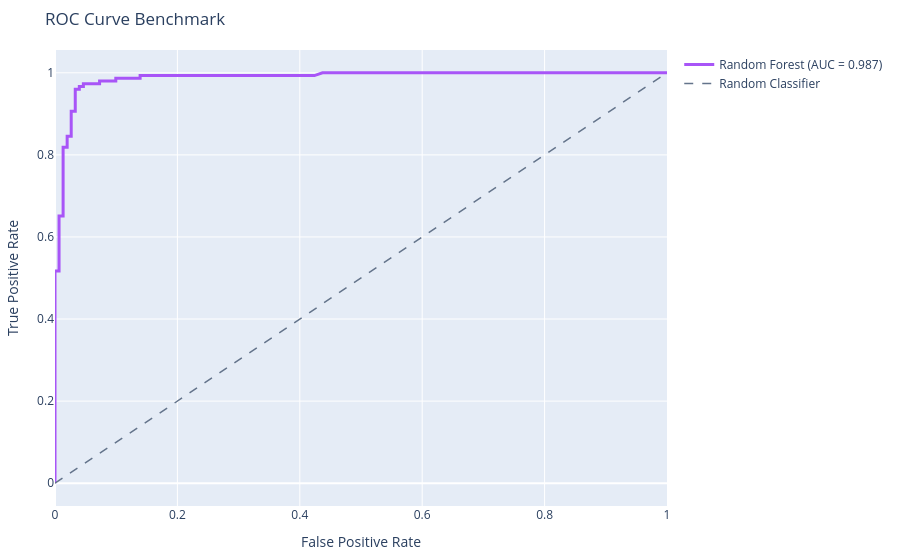

The cell this chart's notebook holds for it:
### Markdown cell above
## ROC Curve Benchmarking

We plot the Receiver Operating Characteristic (ROC) curve to measure model discrimination power.

### Code cell
fpr, tpr, _ = roc_curve(y_test, y_probs)
roc_auc = auc(fpr, tpr)

# Plot ROC using Plotly
import plotly.graph_objects as go

fig = go.Figure()
fig.add_trace(go.Scatter(
    x=fpr, 
    y=tpr, 
    mode='lines', 
    name=f'Random Forest (AUC = {roc_auc:.3f})',
    line=dict(color='#A855F7', width=3)
))
fig.add_trace(go.Scatter(
    x=[0, 1], 
    y=[0, 1], 
    mode='lines', 
    name='Random Classifier',
    line=dict(color='#64748B', width=1.5, dash='dash')
))
fig.update_layout(
    title=dict(text="ROC Curve Benchmark"),
    xaxis=dict(title=dict(text="False Positive Rate")),
    yaxis=dict(title=dict(text="True Positive Rate")),
    margin=dict(l=40, r=40, t=50, b=40)
)
fig.show()

### Figure 1 — Plotly figure (JSON) as saved in the notebook; plotly's stock layout.template omitted (floating-point values rounded to 4 significant figures)
{"data": [{"line": {"color": "#A855F7", "width": 3}, "mode": "lines", "name": "Random Forest (AUC = 0.987)", "x": [0.0, 0.0, 0.0, 0.0, 0.0, 0.0, 0.0, 0.0, 0.0, 0.0, 0.0, 0.0, 0.0, 0.0, 0.0, 0.0, 0.0, 0.006623, 0.006623, 0.01325, 0.01325, 0.01987, 0.01987, 0.02649, 0.02649, 0.03311, 0.03311, 0.03974, 0.03974, 0.04636, 0.04636, 0.07285, 0.07285, 0.09934, 0.09934, 0.1391, 0.1391, 0.2252, 0.2384, 0.351, 0.3709, 0.4238, 0.4371, 0.4503, 0.4636, 0.5166, 0.596, 0.6026, 0.6159, 0.6225, 0.6358, 0.649, 0.6689, 0.6821, 0.6887, 0.702, 0.7219, 0.7815, 0.8212, 0.8411, 0.8808, 0.9007, 0.9073, 0.9338, 0.9536, 0.9801, 1.0], "y": [0.0, 0.006711, 0.02685, 0.04698, 0.0604, 0.06711, 0.09396, 0.1208, 0.1477, 0.1611, 0.1879, 0.1946, 0.2148, 0.2282, 0.2617, 0.2752, 0.5168, 0.5168, 0.651, 0.651, 0.8188, 0.8188, 0.8456, 0.8456, 0.906, 0.906, 0.9597, 0.9597, 0.9664, 0.9664, 0.9732, 0.9732, 0.9799, 0.9799, 0.9866, 0.9866, 0.9933, 0.9933, 0.9933, 0.9933, 0.9933, 0.9933, 1.0, 1.0, 1.0, 1.0, 1.0, 1.0, 1.0, 1.0, 1.0, 1.0, 1.0, 1.0, 1.0, 1.0, 1.0, 1.0, 1.0, 1.0, 1.0, 1.0, 1.0, 1.0, 1.0, 1.0, 1.0], "type": "scatter"}, {"line": {"color": "#64748B", "dash": "dash", "width": 1.5}, "mode": "lines", "name": "Random Classifier", "x": [0, 1], "y": [0, 1], "type": "scatter"}], "layout": {"title": {"text": "ROC Curve Benchmark"}, "xaxis": {"title": {"text": "False Positive Rate"}}, "yaxis": {"title": {"text": "True Positive Rate"}}, "margin": {"l": 40, "r": 40, "t": 50, "b": 40}}}
